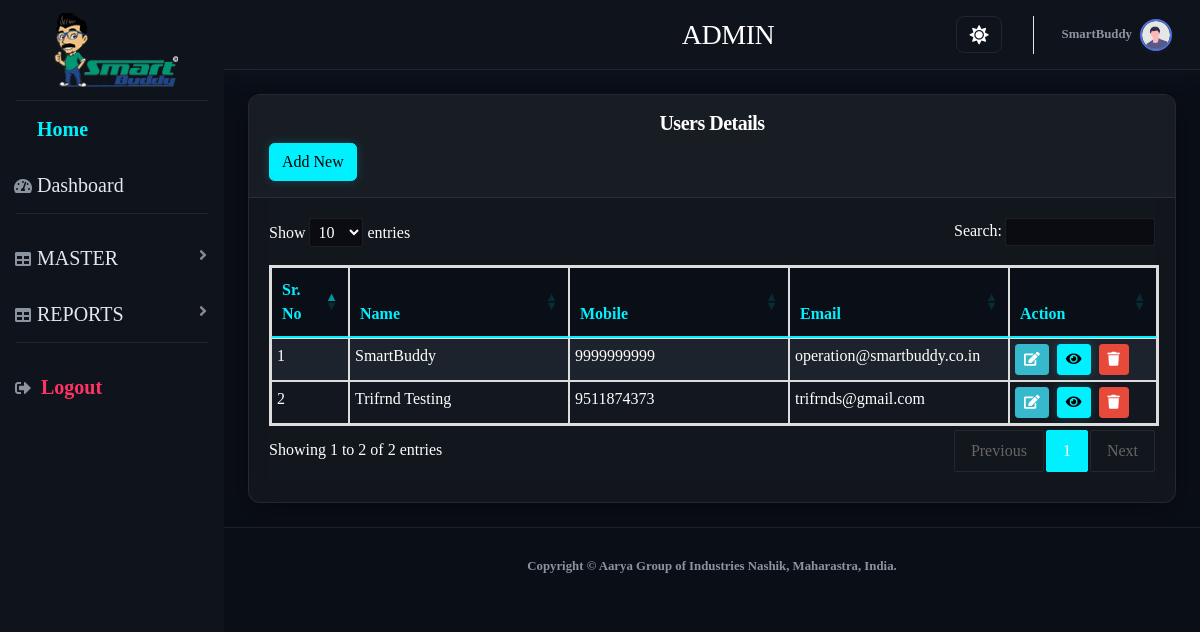
Page /Admin/list_user.php (signed in) on the committed database.
### tables this page shows
CREATE TABLE `tblusers` (
  `id` int NOT NULL,
  `name` varchar(50) DEFAULT NULL,
  `email` varchar(50) DEFAULT NULL,
  `mobile` varchar(10) DEFAULT NULL,
  `password` varchar(8) DEFAULT NULL,
  `role` varchar(20) DEFAULT NULL,
  `is_logged_in` int DEFAULT NULL,
  `status` int DEFAULT '1',
  `created` timestamp NOT NULL DEFAULT CURRENT_TIMESTAMP
);

### Admin/list_user.php (the view, shortened to what this page needs)
<?php
require_once('include/header.php');
require_once('include/config.php');
require_once('include/navbar.php');
?>
<head>
    <link rel="stylesheet" href="https://cdn.datatables.net/1.13.6/css/jquery.dataTables.min.css">
<link rel="stylesheet" href="https://cdn.datatables.net/buttons/2.4.2/css/buttons.dataTables.min.css">
</head>
    <div id="content-wrapper" class="d-flex flex-column">
        <div id="content">
            <div class="container-fluid">
                <div class="card shadow mb-4">
                    <div class="card-header py-3">
                        <h5 class="text-center"><b>Users Details</b></h5>
                        <a class="btn btn-primary text-right" href="add_user.php" >Add New</a>
                    </div>
    <div class="card-body">
        <div class="table-responsive">
        <?php
        $sql = "SELECT * FROM tblusers Where role = 'Operation'";
        $result = mysqli_query($conn,$sql);
        if ($result) {
            echo "<table class='table table-bordered' id='userTable' cellspacing='0'>";
            echo "
            <thead style='background:#dbe5ec; border:1px solid #ddd;'>
                <tr>
                    <th style='border:1px solid #ddd; text-align:left; width:40px;'>Sr. No</th>
                    <th style='border:1px solid #ddd; text-align:left;'>Name</th>
                    <th style='border:1px solid #ddd; text-align:left;'>Mobile</th>
                    <th style='border:1px solid #ddd; text-align:left;'>Email </th>
                    <th style='border:1px solid #ddd; text-align:left;'>Action</th>
                </tr>
            </thead>
            <tbody>";
            $srNo = 1;
            while ($row = mysqli_fetch_assoc($result)) {
                $id = $row['id'];
                $name = $row['name'];
                $email = $row['email'];
                $mobile = $row['mobile'];
                echo "<tr>
                        <td>$srNo</td>
                        <td>$name</td>
                        <td>$mobile</td>
                        <td>$email</td>
                        <td>
                            <div style='display:flex; gap:8px;'>
                                <a href='#' class='btn btn-sm btn-info edit-employee'
                                    data-toggle='modal' data-target='#employeeModal'
                                    data-updateid='$id' title='Update'>
                                    <i class='fas fa-edit'></i>
                                </a>
                                <a href='#' class='btn btn-sm btn-primary view-employee'
                                    data-toggle='modal' data-target='#employeeModal'
                                    data-id='$id' title='View'>
                                    <i class='fas fa-eye'></i>
                                </a>
                                <a href='delete_user.php?deleteid=$id'
                                    class='btn btn-sm btn-danger' title='Delete'
                                    onclick=\"return confirm('Are you sure, you want to delete?')\">
                                    <i class='fas fa-trash'></i>
                                </a>
                            </div>
                        </td>
                    </tr>";
                $srNo++;
            }
            echo "</tbody></table>";
        }
        ?>
        </div>
    </div>
</div>
</div>
</div>
</div>
<?php include('include/footer.php');?>

### Admin/css/theme.css (style rules this page uses)
:root { --bg-main: #f8f9fc; --bg-card: #ffffff; --text-main: #5a5c69; --text-muted: #858796; --border-color: #e3e6f0; --sidebar-bg: #ffffff; --sidebar-text: #5a5c69; --topbar-bg: #ffffff; --primary-color: #4e73df; --primary-hover: #2e59d9; --card-shadow: 0 .15rem 1.75rem 0 rgba(58,59,69,.15); --input-bg: #ffffff; --input-border: #d1d3e2; }
[data-theme="dark"] { --bg-main: #131722; --bg-card: #1e2638; --text-main: #e2e8f0; --text-muted: #94a3b8; --border-color: #2d3748; --sidebar-bg: #0f131c; --sidebar-text: #e2e8f0; --topbar-bg: #0f131c; --primary-color: #20c997; --primary-hover: #17a589; --card-shadow: 0 8px 16px rgba(0, 0, 0, 0.4); --input-bg: #131722; --input-border: #2d3748; }
body { background-color: var(--bg-main) !important; color: var(--text-main) !important; transition: background-color 0.3s ease, color 0.3s ease; }
#wrapper #content-wrapper { background-color: var(--bg-main) !important; }
.card { background-color: var(--bg-card) !important; border: 1px solid var(--border-color) !important; box-shadow: var(--card-shadow) !important; border-radius: 12px !important; }
.card-header { background-color: var(--bg-card) !important; border-bottom: 1px solid var(--border-color) !important; color: var(--text-main) !important; border-top-left-radius: 12px !important; border-top-right-radius: 12px !important; }
h1, h2, h3, h4, h5, h6, .text-gray-800 { color: var(--text-main) !important; }
table.dataTable, table { color: var(--text-main) !important; }
.table td, .table th { border-top: 1px solid var(--border-color) !important; }
.table thead th { border-bottom: 2px solid var(--border-color) !important; }
.btn-primary { background-color: var(--primary-color) !important; border-color: var(--primary-color) !important; color: #fff !important; }
html[data-theme="dark"] .table { color: var(--text-main) !important; }
html[data-theme="dark"] .table th, html[data-theme="dark"] .table td { color: var(--text-main) !important; border-color: var(--border-color) !important; }
html[data-theme="dark"] table.dataTable tbody tr { background-color: var(--bg-card) !important; }

### Admin/list_user.php (style rules this page uses)
#userTable { border: 2px solid #ddd !important; }
#userTable th, #userTable td { border: 1px solid #ddd !important; }
#userTable tbody tr:nth-child(odd) { background: #fbdede !important; }
#userTable th:last-child, #userTable td:last-child { width: 110px; text-align: center; white-space: nowrap; }
@media screen and (min-width: 769px) { .table-responsive { overflow-x: visible; } }
@media screen and (min-width: 769px) { #userTable { min-width: 100%; table-layout: fixed; } }
@media screen and (min-width: 769px) { #userTable th, #userTable td { white-space: normal; } }

### rows in the picture
tblusers: name "SmartBuddy", mobile "9999999999", email "operation@smartbuddy.co.in"
tblusers: name "Trifrnd Testing", mobile "9511874373", email "trifrnds@gmail.com"

### other values in the picture
$_SESSION['name'] "SmartBuddy"
